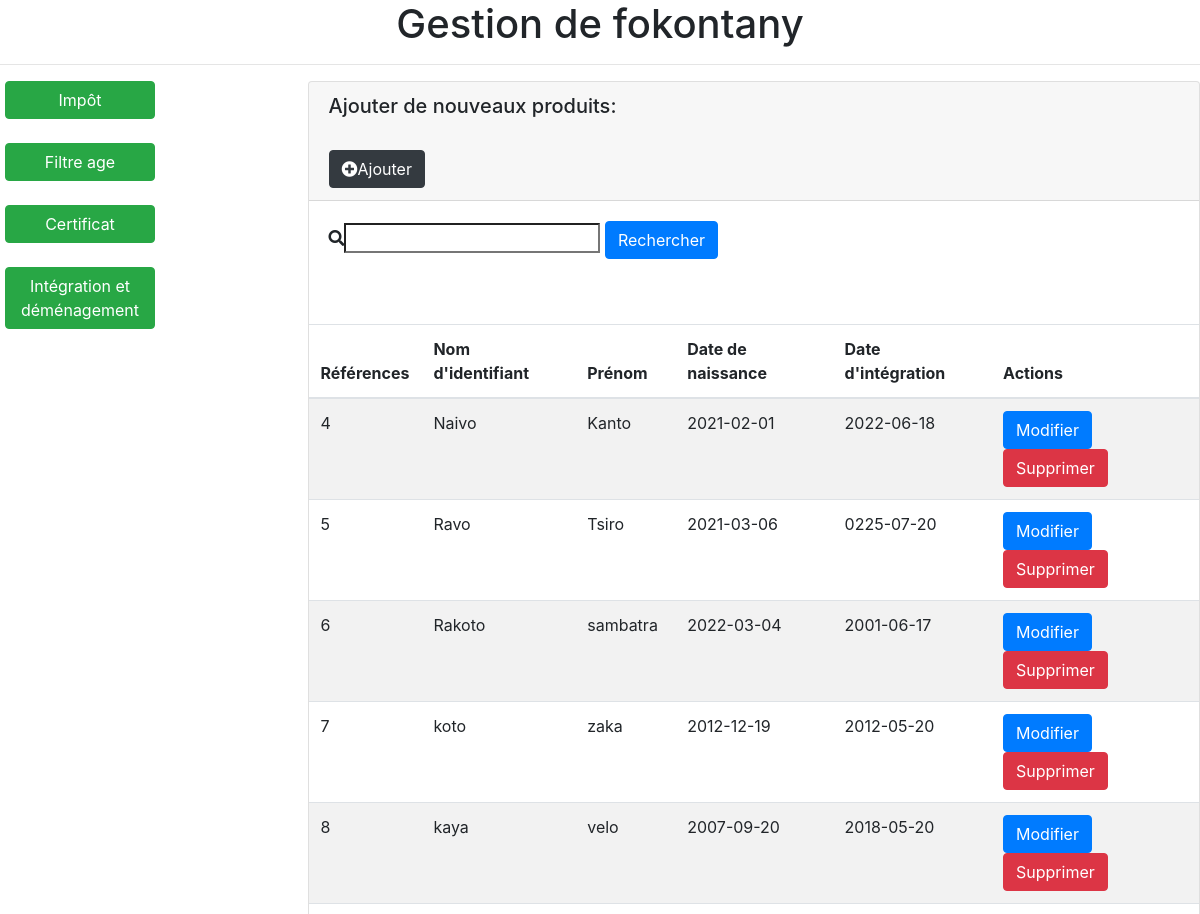
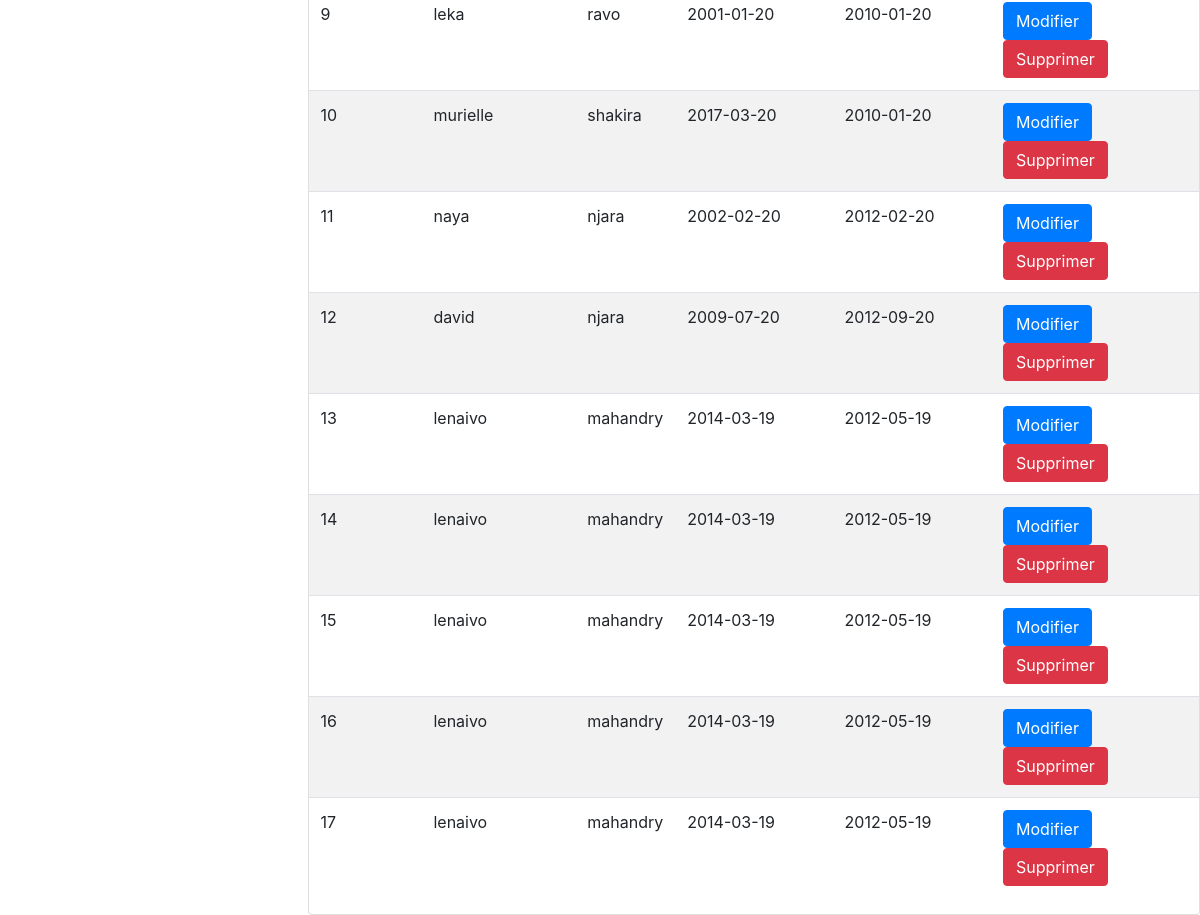
The page / on the database its author committed (2 pictures, top to bottom).
### tables this page shows
CREATE TABLE IF NOT EXISTS `personne` (
  `id_personne` int(11) NOT NULL AUTO_INCREMENT,
  `Nom` varchar(255) NOT NULL,
  `Prenom` varchar(255) NOT NULL,
  `date_Naissance` date NOT NULL,
  `date_Integration` date NOT NULL,
  `adresse` varchar(255) NOT NULL,
  `sexe` varchar(255) NOT NULL,
  `zone_localisation` varchar(255) NOT NULL,
  PRIMARY KEY (`id_personne`)
);

### index.php (the view, shortened to what this page needs)
<!DOCTYPE html>
<html>
    <head>
    <link rel="stylesheet" href="css/bootstrap.min.css" />
    <link rel="stylesheet" href="css/style.css" />
    <link rel="stylesheet" href="https://use.fontawesome.com/releases/v5.6.3/css/all.css"/>
    </head>
    <body>
    <?php
    try{
        $bdd= new PDO("mysql:host=localhost; dbname=fokontany", 'root', '');
    }
    catch(Exception $e)
    {
        die('Erreur'.$e->getMessage());
    }
    ?>
    <?php
        $reponse= $bdd->query("SELECT * FROM personne ");
    ?>
     <h1 align="center"> Gestion de fokontany </h1><hr>
     <div class="row">
     <div class= "col-md-3">
        <a href="impot.php" id="impot" class="btn btn-success" ></i>Impôt </i></a></br></br>
        <a href="projection.php" id="impot" class="btn btn-success" ></i>Filtre age </i></a></br></br>
        <a href="form.php" id="impot" class="btn btn-success" ></i>Certificat </i></a></br></br>
         <a href="demenagement.php" id="impot" class="btn btn-success"  ></i>Intégration et déménagement</i></a>
    </div>
    <div class="col-md-9">
     <div class="card" width="40%">
        <div class="card-header">
        <h5>Ajouter de nouveaux produits:</h5></br>
        <a href="ajouter.php" id="add" class="btn btn-dark"><i class="fa fa-plus-circle"></i>Ajouter </i></a>
        </div>
        <div class="card-body">
                 <form method="GET" action="traitement.php" name="myform">
                 <div class="row">
                 <div class="col-md-6">
                 <i class="fa fa-search" aria-hidden="true"></i><input type= "search" name="terme" id="terme" width="80%" />
                         <input type="submit"  value="Rechercher" name="envoi" id="name" class="btn btn-primary"/>
                </div>
                </form>
         </div>
    </div>
    <table class="table table-striped">
    <thead>
        <tr>
        <th scope="col">Références</th>
        <th scope="col">Nom d'identifiant</th>
        <th scope="col">Prénom</th>
        <th scope="col">Date de naissance</th>
        <th scope="col">Date d'intégration</th>
        <th colspan='2' scope="col">Actions</th>
        </tr>
    </thead>
    <tbody>
        <?php
            while ($donnees=$reponse ->fetch())
            {
        ?>
        <tr>
                <td><?php echo $donnees['id_personne']?></td>
                <td><?php echo $donnees['Nom']?></td>
                <td><?php echo $donnees['Prenom']?></td>
                <td><?php echo $donnees['date_Naissance']?></td>
                <td><?php echo $donnees['date_Integration']?></td>
                <td>
                <a href="modifier.php?id=<?php echo $donnees['id_personne'] ?>" class="btn btn-primary stretched link"> Modifier </a>
                <a href="supprimer.php?id=<?php echo $donnees['id_personne'] ?>" class="btn btn-danger stretched link"> Supprimer </a>
                </td>
        </tr>
        <?php
            }
        ?>
    </tbody>
    </table>
    </div>
    </div>
    </body>
</html>

### css/style.css (style rules this page uses)
#impot { width: 150px; margin-left: 5px; }
table { margin-top: 5%; margin-right: 10%; }

### rows shown on the page
personne: id_personne "4", Nom "Naivo", Prenom "Kanto", date_Naissance "2021-02-01", date_Integration "2022-06-18"
personne: id_personne "5", Nom "Ravo", Prenom "Tsiro", date_Naissance "2021-03-06", date_Integration "0225-07-20"
personne: id_personne "6", Nom "Rakoto", Prenom "sambatra", date_Naissance "2022-03-04", date_Integration "2001-06-17"
personne: id_personne "7", Nom "koto", Prenom "zaka", date_Naissance "2012-12-19", date_Integration "2012-05-20"
personne: id_personne "8", Nom "kaya", Prenom "velo", date_Naissance "2007-09-20", date_Integration "2018-05-20"
personne: id_personne "9", Nom "leka", Prenom "ravo", date_Naissance "2001-01-20", date_Integration "2010-01-20"
personne: id_personne "10", Nom "murielle", Prenom "shakira", date_Naissance "2017-03-20", date_Integration "2010-01-20"
personne: id_personne "11", Nom "naya", Prenom "njara", date_Naissance "2002-02-20", date_Integration "2012-02-20"
personne: id_personne "12", Nom "david", Prenom "njara", date_Naissance "2009-07-20", date_Integration "2012-09-20"
personne: id_personne "13", Nom "lenaivo", Prenom "mahandry", date_Naissance "2014-03-19", date_Integration "2012-05-19"
personne: id_personne "14", Nom "lenaivo", Prenom "mahandry", date_Naissance "2014-03-19", date_Integration "2012-05-19"
personne: id_personne "15", Nom "lenaivo", Prenom "mahandry", date_Naissance "2014-03-19", date_Integration "2012-05-19"
personne: id_personne "16", Nom "lenaivo", Prenom "mahandry", date_Naissance "2014-03-19", date_Integration "2012-05-19"
personne: id_personne "17", Nom "lenaivo", Prenom "mahandry", date_Naissance "2014-03-19", date_Integration "2012-05-19"
